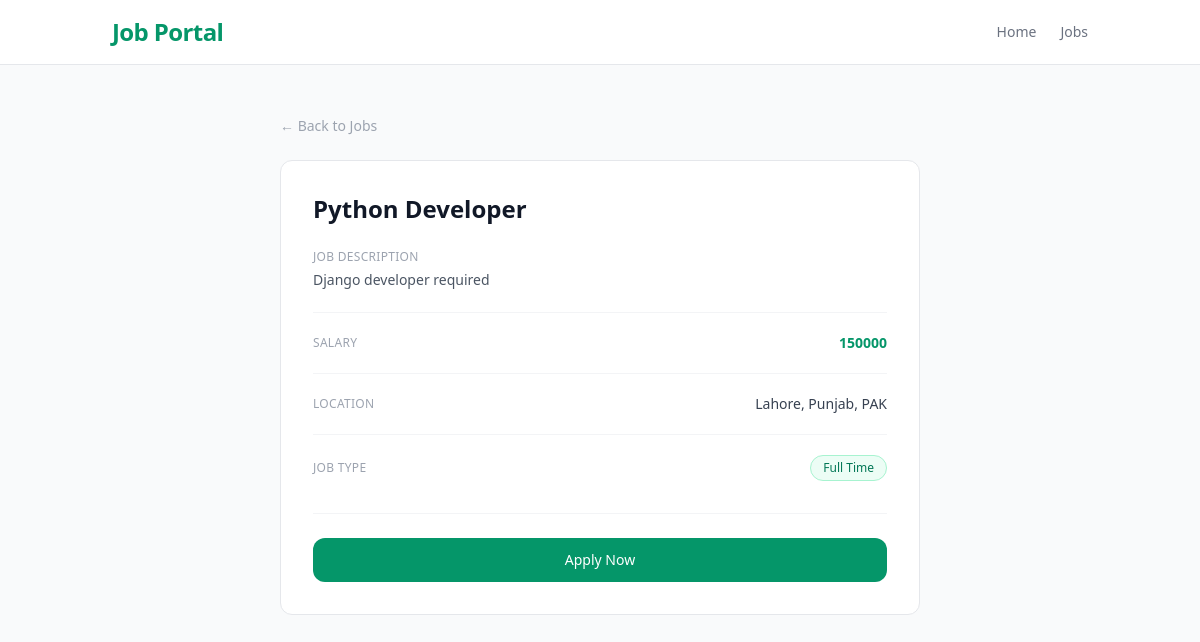
Before: /jobs/2/ with the older database file.
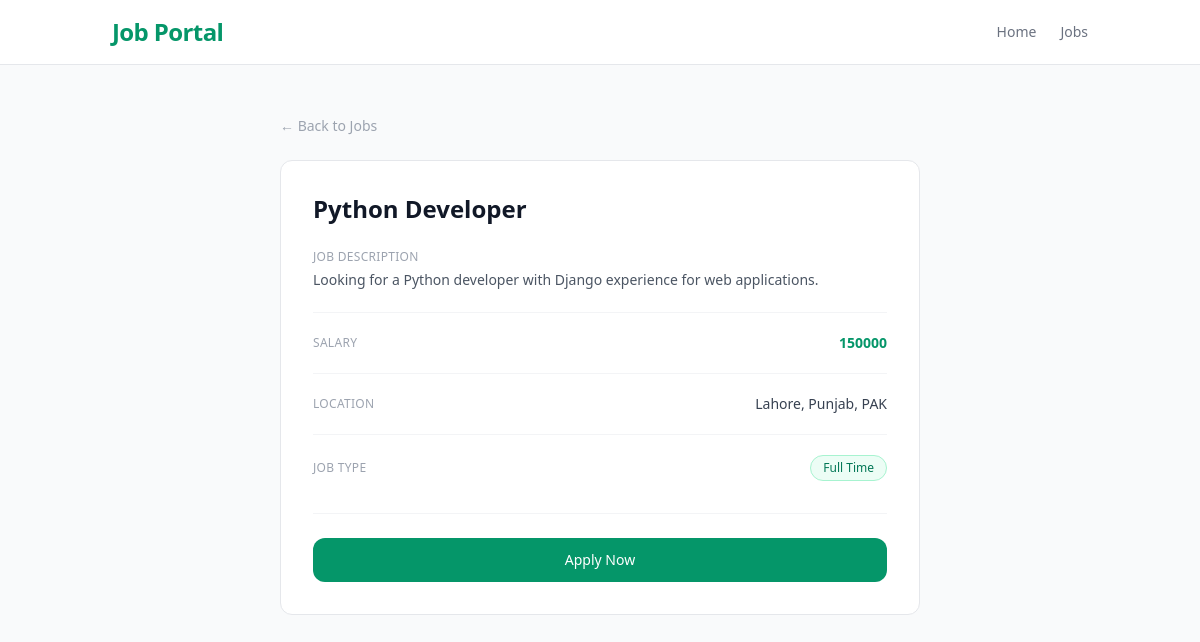
After: the same page with the newer database file.
### jobs/models.py (models this page shows, shortened)
class Job(models.Model):
    JOB_TYPE_CHOICES = (
        ('Full Time', 'Full Time'),
        ('Part Time', 'Part Time'),
        ('Remote', 'Remote'),
        ('Internship', 'Internship'),
    )
    employer = models.ForeignKey(EmployerProfile, on_delete=models.CASCADE)
    title = models.CharField(max_length=200)
    company = models.CharField(max_length=100)
    description = models.TextField()
    salary = models.CharField(max_length=100, null=True, blank=True)
    location = models.CharField(max_length=200)
    job_type = models.CharField(max_length=50, choices=JOB_TYPE_CHOICES)
    created_at = models.DateTimeField(auto_now_add=True)

### jobs/views.py (the view)
# urls.py: path('jobs/<int:id>/', views.job_detail, name='job_detail'),
def job_detail(request, id):
    job = get_object_or_404(Job, id=id)
    return render(request, 'main/job_detail.html', {'job': job})

### jobs/templates/main/job_detail.html (shortened to what this page needs)
<!doctype html>
<html lang="en">
  <head>
    <script src="https://cdn.tailwindcss.com"></script>
  </head>
  <body class="bg-gray-50 antialiased">
    <nav class="bg-white border-b border-gray-200">
      <div class="container mx-auto px-6 py-4 flex justify-between items-center">
        <a href="/" class="text-2xl font-bold text-emerald-600 tracking-tight">
          Job Portal
        </a>
        <div class="flex items-center space-x-6">
          <a href="/" class="text-gray-500 hover:text-gray-900 text-sm transition-colors">Home</a>
          <a href="/jobs/" class="text-gray-500 hover:text-gray-900 text-sm transition-colors">Jobs</a>
        </div>
      </div>
    </nav>
    <div class="max-w-2xl mx-auto px-4 py-12">
      <a href="/jobs/" class="text-sm text-gray-400 hover:text-gray-600 transition-colors mb-6 inline-block">
        ← Back to Jobs
      </a>
      <div class="bg-white border border-gray-200 rounded-xl p-8">
        <h1 class="text-2xl font-bold text-gray-900 mb-6">{{ job.title }}</h1>
        <div class="space-y-5 text-sm">
          <div>
            <p class="text-xs text-gray-400 uppercase tracking-wide font-medium mb-1">Job Description</p>
            <p class="text-gray-600 leading-relaxed">{{ job.description }}</p>
          </div>
          <div class="border-t border-gray-100"></div>
          <div class="flex items-center justify-between">
            <p class="text-xs text-gray-400 uppercase tracking-wide font-medium">Salary</p>
            <p class="text-emerald-600 font-semibold">{{ job.salary }}</p>
          </div>
          <div class="border-t border-gray-100"></div>
          <div class="flex items-center justify-between">
            <p class="text-xs text-gray-400 uppercase tracking-wide font-medium">Location</p>
            <p class="text-gray-700">{{ job.location }}</p>
          </div>
          <div class="border-t border-gray-100"></div>
          <div class="flex items-center justify-between">
            <p class="text-xs text-gray-400 uppercase tracking-wide font-medium">Job Type</p>
            <span class="bg-emerald-50 text-emerald-700 text-xs font-medium px-3 py-1 rounded-full border border-emerald-200">
              {{ job.job_type }}
            </span>
          </div>
        </div>
        <div class="mt-8 pt-6 border-t border-gray-100">
          <a href="/jobs/{{ job.id }}/apply/"
             class="block text-center bg-emerald-600 text-white text-sm font-medium px-6 py-3 rounded-xl hover:bg-emerald-700 transition-colors">
            Apply Now
          </a>
        </div>
      </div>
    </div>
  </body>
</html>

Changed rows visible on the page:
changed Job "Python Developer": description "Django developer required" → "Looking for a Python developer with Django experience for web applications."
